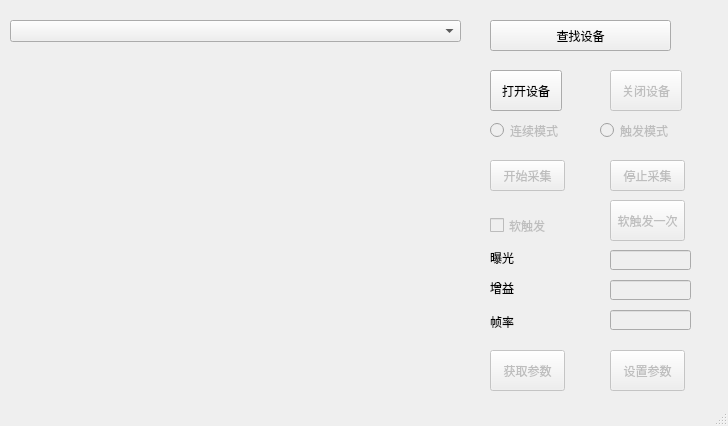
<?xml version="1.0" encoding="UTF-8"?>
<ui version="4.0">
 <class>MainWindow</class>
 <widget class="QMainWindow" name="MainWindow">
  <property name="geometry">
   <rect>
    <x>0</x>
    <y>0</y>
    <width>728</width>
    <height>426</height>
   </rect>
  </property>
  <property name="windowTitle">
   <string>BasicDemo</string>
  </property>
  <widget class="QWidget" name="centralWidget">
   <widget class="QPushButton" name="bnEnum">
    <property name="geometry">
     <rect>
      <x>490</x>
      <y>20</y>
      <width>181</width>
      <height>31</height>
     </rect>
    </property>
    <property name="text">
     <string>查找设备</string>
    </property>
   </widget>
   <widget class="QComboBox" name="ComboDevices">
    <property name="geometry">
     <rect>
      <x>10</x>
      <y>20</y>
      <width>451</width>
      <height>22</height>
     </rect>
    </property>
   </widget>
   <widget class="QPushButton" name="bnOpen">
    <property name="geometry">
     <rect>
      <x>490</x>
      <y>70</y>
      <width>72</width>
      <height>41</height>
     </rect>
    </property>
    <property name="text">
     <string>打开设备</string>
    </property>
   </widget>
   <widget class="QPushButton" name="bnClose">
    <property name="enabled">
     <bool>false</bool>
    </property>
    <property name="geometry">
     <rect>
      <x>610</x>
      <y>70</y>
      <width>72</width>
      <height>41</height>
     </rect>
    </property>
    <property name="text">
     <string>关闭设备</string>
    </property>
   </widget>
   <widget class="QPushButton" name="bnStart">
    <property name="enabled">
     <bool>false</bool>
    </property>
    <property name="geometry">
     <rect>
      <x>490</x>
      <y>160</y>
      <width>75</width>
      <height>31</height>
     </rect>
    </property>
    <property name="text">
     <string>开始采集</string>
    </property>
   </widget>
   <widget class="QPushButton" name="bnStop">
    <property name="enabled">
     <bool>false</bool>
    </property>
    <property name="geometry">
     <rect>
      <x>610</x>
      <y>160</y>
      <width>75</width>
      <height>31</height>
     </rect>
    </property>
    <property name="text">
     <string>停止采集</string>
    </property>
   </widget>
   <widget class="QRadioButton" name="bnContinuesMode">
    <property name="enabled">
     <bool>false</bool>
    </property>
    <property name="geometry">
     <rect>
      <x>490</x>
      <y>120</y>
      <width>111</width>
      <height>21</height>
     </rect>
    </property>
    <property name="text">
     <string>连续模式</string>
    </property>
   </widget>
   <widget class="QRadioButton" name="bnTriggerMode">
    <property name="enabled">
     <bool>false</bool>
    </property>
    <property name="geometry">
     <rect>
      <x>600</x>
      <y>120</y>
      <width>121</width>
      <height>21</height>
     </rect>
    </property>
    <property name="text">
     <string>触发模式</string>
    </property>
   </widget>
   <widget class="QPushButton" name="bnTriggerExec">
    <property name="enabled">
     <bool>false</bool>
    </property>
    <property name="geometry">
     <rect>
      <x>610</x>
      <y>200</y>
      <width>75</width>
      <height>41</height>
     </rect>
    </property>
    <property name="text">
     <string>软触发一次</string>
    </property>
   </widget>
   <widget class="QCheckBox" name="cbSoftTrigger">
    <property name="enabled">
     <bool>false</bool>
    </property>
    <property name="geometry">
     <rect>
      <x>490</x>
      <y>210</y>
      <width>101</width>
      <height>31</height>
     </rect>
    </property>
    <property name="text">
     <string>软触发</string>
    </property>
   </widget>
   <widget class="QLabel" name="lExposure">
    <property name="geometry">
     <rect>
      <x>490</x>
      <y>250</y>
      <width>101</width>
      <height>16</height>
     </rect>
    </property>
    <property name="text">
     <string>曝光</string>
    </property>
   </widget>
   <widget class="QLineEdit" name="tbExposure">
    <property name="enabled">
     <bool>false</bool>
    </property>
    <property name="geometry">
     <rect>
      <x>610</x>
      <y>250</y>
      <width>81</width>
      <height>20</height>
     </rect>
    </property>
   </widget>
   <widget class="QLabel" name="lGain">
    <property name="geometry">
     <rect>
      <x>490</x>
      <y>280</y>
      <width>71</width>
      <height>16</height>
     </rect>
    </property>
    <property name="text">
     <string>增益</string>
    </property>
   </widget>
   <widget class="QLineEdit" name="tbGain">
    <property name="enabled">
     <bool>false</bool>
    </property>
    <property name="geometry">
     <rect>
      <x>610</x>
      <y>280</y>
      <width>81</width>
      <height>20</height>
     </rect>
    </property>
   </widget>
   <widget class="QLabel" name="lFrameRate">
    <property name="geometry">
     <rect>
      <x>490</x>
      <y>312</y>
      <width>91</width>
      <height>20</height>
     </rect>
    </property>
    <property name="text">
     <string>帧率</string>
    </property>
   </widget>
   <widget class="QLineEdit" name="tbFrameRate">
    <property name="enabled">
     <bool>false</bool>
    </property>
    <property name="geometry">
     <rect>
      <x>610</x>
      <y>310</y>
      <width>81</width>
      <height>20</height>
     </rect>
    </property>
   </widget>
   <widget class="QPushButton" name="bnGetParam">
    <property name="enabled">
     <bool>false</bool>
    </property>
    <property name="geometry">
     <rect>
      <x>490</x>
      <y>350</y>
      <width>75</width>
      <height>41</height>
     </rect>
    </property>
    <property name="text">
     <string>获取参数</string>
    </property>
   </widget>
   <widget class="QPushButton" name="bnSetParam">
    <property name="enabled">
     <bool>false</bool>
    </property>
    <property name="geometry">
     <rect>
      <x>610</x>
      <y>350</y>
      <width>75</width>
      <height>41</height>
     </rect>
    </property>
    <property name="text">
     <string>设置参数</string>
    </property>
   </widget>
   <widget class="QWidget" name="widgetDisplay" native="true">
    <property name="geometry">
     <rect>
      <x>10</x>
      <y>60</y>
      <width>451</width>
      <height>341</height>
     </rect>
    </property>
   </widget>
  </widget>
  <widget class="QStatusBar" name="statusBar"/>
 </widget>
 <layoutdefault spacing="6" margin="11"/>
 <tabstops>
  <tabstop>bnEnum</tabstop>
  <tabstop>ComboDevices</tabstop>
  <tabstop>bnOpen</tabstop>
  <tabstop>bnClose</tabstop>
 </tabstops>
 <resources/>
 <connections/>
</ui>
